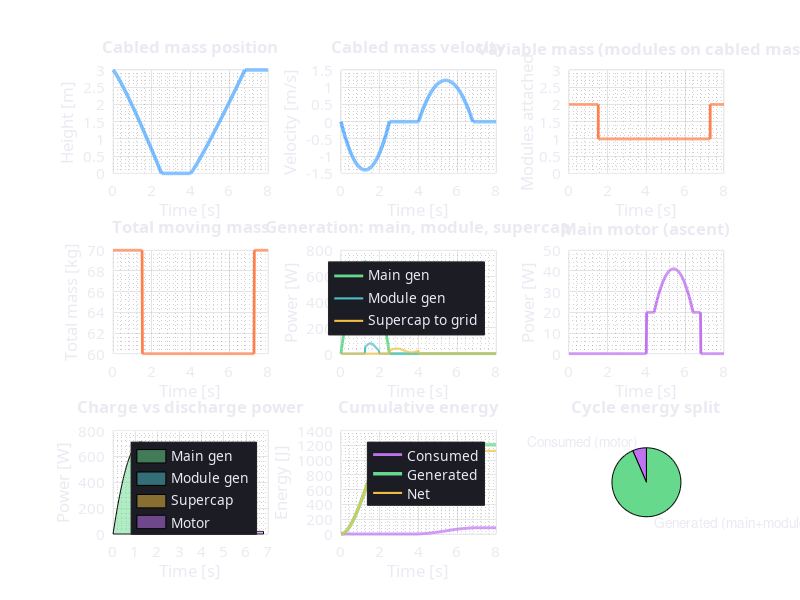

The MATLAB source for this figure: (Note: this script raises an error after producing the figure.)
% PLOT_VARIABLE_COUNTERWEIGHT_RESULTS  Plausible simulation for Variable Counterweight Regeneration System.
%
% Cabled mass + stackable magnetic barbell modules; main generators + module generators; supercap storage.
% Cycle: descent (main gen + module gen) -> dock/discharge -> ascent (motor, reduced load) -> add modules.
% Run:  plot_variable_counterweight_results

function plot_variable_counterweight_results()

%% Dark mode colors
BG   = [0.11 0.11 0.14];
FG   = [0.92 0.92 0.95];
GRID = [0.28 0.28 0.32];
C1   = [0.35 0.68 1.00];   % blue - cabled mass / main
C2   = [1.00 0.50 0.30];   % orange - modules
C3   = [0.40 0.85 0.55];   % green - generation
C4   = [0.75 0.45 0.95];   % purple - consumption
C5   = [0.95 0.75 0.25];   % gold - supercap / grid
C6   = [0.30 0.75 0.78];   % teal
CGRAY = [0.50 0.50 0.55];

%% Parameters
H_max = 3;      % m — travel height (same as analysis comparison)
g     = 9.81;
m_cabled = 50;  % kg — cabled barbell mass (same as analysis m_common)
m_module = 10;  % kg — one magnetic barbell module

% Cycle: descent -> dock -> ascent -> load modules
T_descent = 2.5;
T_dock   = 1.5;
T_ascent = 2.8;
T_load   = 1.2;
T_tot    = T_descent + T_dock + T_ascent + T_load;
N        = 450;
t        = linspace(0, T_tot, N);

%% Phase indices
ix_descent = t <= T_descent;
ix_dock    = t > T_descent & t <= T_descent + T_dock;
ix_ascent  = t > T_descent + T_dock & t <= T_descent + T_dock + T_ascent;
ix_load    = t > T_descent + T_dock + T_ascent;

%% Number of modules attached to cabled mass (variable counterweight effect)
n_modules = zeros(size(t));
t_d = t(ix_descent);
tau_d = t_d / T_descent;
% Start with 2 modules; release 1 at ~60% of descent (mass release mechanism)
n_modules(ix_descent) = 2;
n_modules(ix_descent) = 2 - (tau_d >= 0.6);  % step: 2 then 1
% At bottom: 1 module (other docked for discharge)
n_modules(ix_dock) = 1;
% Ascent with 1 module (lighter = less motor load)
n_modules(ix_ascent) = 1;
% At top: load 2 modules again (rotary charging station)
t_l = t(ix_load) - (T_descent + T_dock + T_ascent);
n_modules(ix_load) = 1 + (t_l >= T_load * 0.4);  % 1 then 2

%% Total mass [kg]
m_total = m_cabled + n_modules * m_module;

%% Height and velocity
h = zeros(size(t));
v = zeros(size(t));

% Descent (0 -> H_max to 0)
t1 = t(ix_descent);
tau1 = t1 / T_descent;
h(ix_descent) = H_max * (1 - tau1.^1.15);
h(ix_descent) = max(h(ix_descent), 0);
v_dn_max = 1.4;
v(ix_descent) = -v_dn_max * 4 * tau1 .* (1 - tau1);

% Dock: at bottom
h(ix_dock) = 0;
v(ix_dock) = 0;

% Ascent (0 -> H_max)
t2 = t(ix_ascent) - (T_descent + T_dock);
tau2 = t2 / T_ascent;
h(ix_ascent) = H_max * tau2.^1.1;
v_up_max = 1.2;
v(ix_ascent) = v_up_max * 4 * tau2 .* (1 - tau2);

% Load: at top
h(ix_load) = H_max;
v(ix_load) = 0;

%% Main generator (cabled mass descent) — two generators on cabled mass
eta_main_gen = 0.74;
P_main_gen = zeros(size(t));
P_mech_main = m_total(ix_descent) .* g .* (-v(ix_descent));
P_main_gen(ix_descent) = eta_main_gen * max(P_mech_main, 0);

%% Module generators (when modules move/fall along guide rails)
P_module_gen = zeros(size(t));
% Spike when module released during descent (~60% of descent)
release_idx = find(ix_descent & (n_modules == 1), 1);
if ~isempty(release_idx)
    idx_range = max(1, release_idx-15) : min(N, release_idx+25);
    t_rel = t(idx_range) - t(release_idx);
    P_module_gen(idx_range) = 80 * exp(-t_rel.^2 / 0.4.^2);  % short burst
end
P_module_gen = real(P_module_gen);

%% Main motor (ascent) — load reduced by variable counterweight (closer to balance)
% Ideal counterweight = cabled + 1 module; we ascend with 1 module so net load is small
m_ideal_cw = m_cabled + 1 * m_module;
net_load = max(0, m_total(ix_ascent) * g - m_ideal_cw * g * 0.95);  % slight imbalance
P_motor_mech = zeros(size(t));
P_motor_mech(ix_ascent) = net_load .* v(ix_ascent);
eta_drive = 0.86;
P_motor = zeros(size(t));
P_motor(ix_ascent) = P_motor_mech(ix_ascent) / eta_drive;
P_motor(ix_ascent) = max(P_motor(ix_ascent), 20);

%% Supercapacitor discharge (when modules docked at storage checkpoint)
P_supercap = zeros(size(t));
P_supercap(ix_dock) = 25 + 15 * sin(2*pi*(t(ix_dock) - T_descent) / T_dock);  % regulated discharge to grid
P_supercap(ix_dock) = max(P_supercap(ix_dock), 10);

%% Combined energy
P_cons = P_motor;
P_gen_total = P_main_gen + P_module_gen + P_supercap;
E_cons_cum = cumtrapz(t, P_cons);
E_gen_cum  = cumtrapz(t, P_gen_total);
E_net_cum  = E_gen_cum - E_cons_cum;
round_trip_eff = 100 * E_gen_cum(end) / (E_cons_cum(end) + 1e-9);

%% Apply dark theme
set(0, 'DefaultFigureColor', BG);
set(0, 'DefaultAxesColor', BG);
set(0, 'DefaultAxesXColor', FG);
set(0, 'DefaultAxesYColor', FG);
set(0, 'DefaultAxesZColor', FG);
set(0, 'DefaultTextColor', FG);
set(0, 'DefaultAxesFontSize', 11);
set(0, 'DefaultAxesFontName', 'Segoe UI');
set(0, 'DefaultAxesGridColor', GRID);
set(0, 'DefaultAxesMinorGridColor', GRID);

%% ----- Figure 1: Time-Series -----
fig1 = figure('Name', 'Variable Counterweight — Time-Series', 'Position', [80, 60, 1280, 840], 'Color', BG);

subplot(3, 3, 1);
plot(t, h, '-', 'Color', C1, 'LineWidth', 2.5);
set(gca, 'Color', BG, 'XColor', FG, 'YColor', FG);
xlabel('Time [s]', 'Color', FG); ylabel('Height [m]', 'Color', FG);
title('Cabled mass position', 'Color', FG);
grid on; grid minor;

subplot(3, 3, 2);
plot(t, v, '-', 'Color', C1, 'LineWidth', 2.5);
set(gca, 'Color', BG, 'XColor', FG, 'YColor', FG);
xlabel('Time [s]', 'Color', FG); ylabel('Velocity [m/s]', 'Color', FG);
title('Cabled mass velocity', 'Color', FG);
grid on; grid minor;

subplot(3, 3, 3);
stairs(t, n_modules, 'Color', C2, 'LineWidth', 2);
set(gca, 'Color', BG, 'XColor', FG, 'YColor', FG);
xlabel('Time [s]', 'Color', FG); ylabel('Modules attached', 'Color', FG);
title('Variable mass (modules on cabled mass)', 'Color', FG);
ylim([0 3]);
grid on; grid minor;

subplot(3, 3, 4);
plot(t, m_total, '-', 'Color', C2, 'LineWidth', 2);
set(gca, 'Color', BG, 'XColor', FG, 'YColor', FG);
xlabel('Time [s]', 'Color', FG); ylabel('Total mass [kg]', 'Color', FG);
title('Total moving mass', 'Color', FG);
grid on; grid minor;

subplot(3, 3, 5);
plot(t, P_main_gen, '-', 'Color', C3, 'LineWidth', 2);
hold on;
plot(t, P_module_gen, '-', 'Color', C6, 'LineWidth', 1.5);
plot(t, P_supercap, '-', 'Color', C5, 'LineWidth', 1.5);
set(gca, 'Color', BG, 'XColor', FG, 'YColor', FG);
xlabel('Time [s]', 'Color', FG); ylabel('Power [W]', 'Color', FG);
title('Generation: main, module, supercap', 'Color', FG);
legend('Main gen', 'Module gen', 'Supercap to grid', 'Location', 'best', 'TextColor', FG);
grid on; grid minor; hold off;

subplot(3, 3, 6);
plot(t, P_motor, '-', 'Color', C4, 'LineWidth', 2);
set(gca, 'Color', BG, 'XColor', FG, 'YColor', FG);
xlabel('Time [s]', 'Color', FG); ylabel('Power [W]', 'Color', FG);
title('Main motor (ascent)', 'Color', FG);
grid on; grid minor;

subplot(3, 3, 7);
area(t(ix_descent), P_main_gen(ix_descent), 'FaceColor', C3, 'FaceAlpha', 0.5);
hold on;
area(t(ix_descent), P_module_gen(ix_descent), 'FaceColor', C6, 'FaceAlpha', 0.5);
area(t(ix_dock), P_supercap(ix_dock), 'FaceColor', C5, 'FaceAlpha', 0.5);
area(t(ix_ascent), P_motor(ix_ascent), 'FaceColor', C4, 'FaceAlpha', 0.5);
set(gca, 'Color', BG, 'XColor', FG, 'YColor', FG);
xlabel('Time [s]', 'Color', FG); ylabel('Power [W]', 'Color', FG);
title('Charge vs discharge power', 'Color', FG);
legend('Main gen', 'Module gen', 'Supercap', 'Motor', 'Location', 'best', 'TextColor', FG);
grid on; grid minor; hold off;

subplot(3, 3, 8);
plot(t, E_cons_cum, '-', 'Color', C4, 'LineWidth', 2);
hold on;
plot(t, E_gen_cum, '-', 'Color', C3, 'LineWidth', 2.5);
plot(t, E_net_cum, '-', 'Color', C5, 'LineWidth', 1.5);
set(gca, 'Color', BG, 'XColor', FG, 'YColor', FG);
xlabel('Time [s]', 'Color', FG); ylabel('Energy [J]', 'Color', FG);
title('Cumulative energy', 'Color', FG);
legend('Consumed', 'Generated', 'Net', 'Location', 'best', 'TextColor', FG);
grid on; grid minor; hold off;

subplot(3, 3, 9);
pie_vals = [real(E_cons_cum(end)), real(E_gen_cum(end))];
pie_vals = max(abs(pie_vals), 0.1);
pie(double(pie_vals), {'Consumed (motor)', 'Generated (main+module+supercap)'});
colormap(gca, [C4; C3]);
title('Cycle energy split', 'Color', FG);

sgtitle(fig1, 'Variable Counterweight Regeneration System — Time-Series', 'Color', FG, 'FontSize', 16, 'FontWeight', 'bold');

%% ----- Figure 2: Energy and mass -----
fig2 = figure('Name', 'Variable Counterweight — Energy Analysis', 'Position', [120, 100, 1000, 520], 'Color', BG);

subplot(2, 2, 1);
b = bar([E_cons_cum(end), E_gen_cum(end), E_net_cum(end)], 'FaceColor', 'flat');
b.CData = [C4; C3; C5];
set(gca, 'Color', BG, 'XColor', FG, 'YColor', FG);
set(gca, 'XTickLabel', {'Consumed', 'Generated', 'Net'});
ylabel('Energy [J]', 'Color', FG);
title('One-cycle energy balance', 'Color', FG);
grid on; grid minor;

subplot(2, 2, 2);
plot(t, E_net_cum, '-', 'Color', C5, 'LineWidth', 2.5);
set(gca, 'Color', BG, 'XColor', FG, 'YColor', FG);
xlabel('Time [s]', 'Color', FG); ylabel('Net energy [J]', 'Color', FG);
title('Net cumulative energy', 'Color', FG);
grid on; grid minor;

subplot(2, 2, 3);
bar(1, round_trip_eff, 'FaceColor', C3);
set(gca, 'Color', BG, 'XColor', FG, 'YColor', FG);
set(gca, 'XTick', 1, 'XTickLabel', 'Round-trip');
ylabel('Efficiency [%]', 'Color', FG);
title('Round-trip efficiency', 'Color', FG);
ylim([0 100]);
grid on; grid minor;

subplot(2, 2, 4);
plot(h, m_total, '-', 'Color', C2, 'LineWidth', 2);
set(gca, 'Color', BG, 'XColor', FG, 'YColor', FG);
xlabel('Height [m]', 'Color', FG); ylabel('Total mass [kg]', 'Color', FG);
title('Mass vs position (variable counterweight)', 'Color', FG);
grid on; grid minor;

sgtitle(fig2, 'Variable Counterweight Regeneration System — Energy Analysis', 'Color', FG, 'FontSize', 16, 'FontWeight', 'bold');

%% ----- Summary table -----
row_names = {
    'Cabled mass'
    'Mass per module'
    'Travel height'
    'Descent / ascent / dock / load times'
    'Energy consumed (motor)'
    'Energy generated (main gen)'
    'Energy from module gen'
    'Energy from supercap to grid'
    'Net energy (cycle)'
    'Peak main gen power'
    'Peak module gen power'
    'Round-trip efficiency'
};
E_main = trapz(t, P_main_gen);
E_mod  = trapz(t, P_module_gen);
E_sc   = trapz(t, P_supercap);
row_vals = {
    sprintf('%.0f', m_cabled)
    sprintf('%.0f', m_module)
    sprintf('%.1f', H_max)
    sprintf('%.1f / %.1f / %.1f / %.1f', T_descent, T_ascent, T_dock, T_load)
    sprintf('%.1f', E_cons_cum(end))
    sprintf('%.1f', E_main)
    sprintf('%.1f', E_mod)
    sprintf('%.1f', E_sc)
    sprintf('%.1f', E_net_cum(end))
    sprintf('%.0f', max(P_main_gen))
    sprintf('%.0f', max(P_module_gen))
    sprintf('%.1f', round_trip_eff)
};
row_units = {'kg'; 'kg'; 'm'; 's'; 'J'; 'J'; 'J'; 'J'; 'J'; 'W'; 'W'; '%'};

fig3 = figure('Name', 'Variable Counterweight — Summary', 'Position', [200, 120, 640, 560], 'Color', BG);
uit = uitable(fig3, 'Data', [row_names, row_vals, row_units], ...
    'ColumnName', {'Quantity', 'Value', 'Unit'}, ...
    'ColumnWidth', {300, 140, 50}, 'FontSize', 10, 'FontName', 'Segoe UI');
uit.Position = [20, 50, 600, 460];
uit.BackgroundColor = repmat([BG; 0.16 0.16 0.20], 6, 1);
uit.ForegroundColor = FG;
annotation('textbox', [0.08 0.92 0.84 0.06], 'String', 'Variable Counterweight Regeneration System — Summary', ...
    'FontSize', 14, 'FontWeight', 'bold', 'EdgeColor', 'none', 'HorizontalAlignment', 'center', 'Color', FG);

%% Reset defaults
set(0, 'DefaultFigureColor', 'remove');
set(0, 'DefaultAxesColor', 'remove');
set(0, 'DefaultAxesXColor', 'remove');
set(0, 'DefaultAxesYColor', 'remove');
set(0, 'DefaultAxesZColor', 'remove');
set(0, 'DefaultTextColor', 'remove');
set(0, 'DefaultAxesGridColor', 'remove');
set(0, 'DefaultAxesMinorGridColor', 'remove');

end
